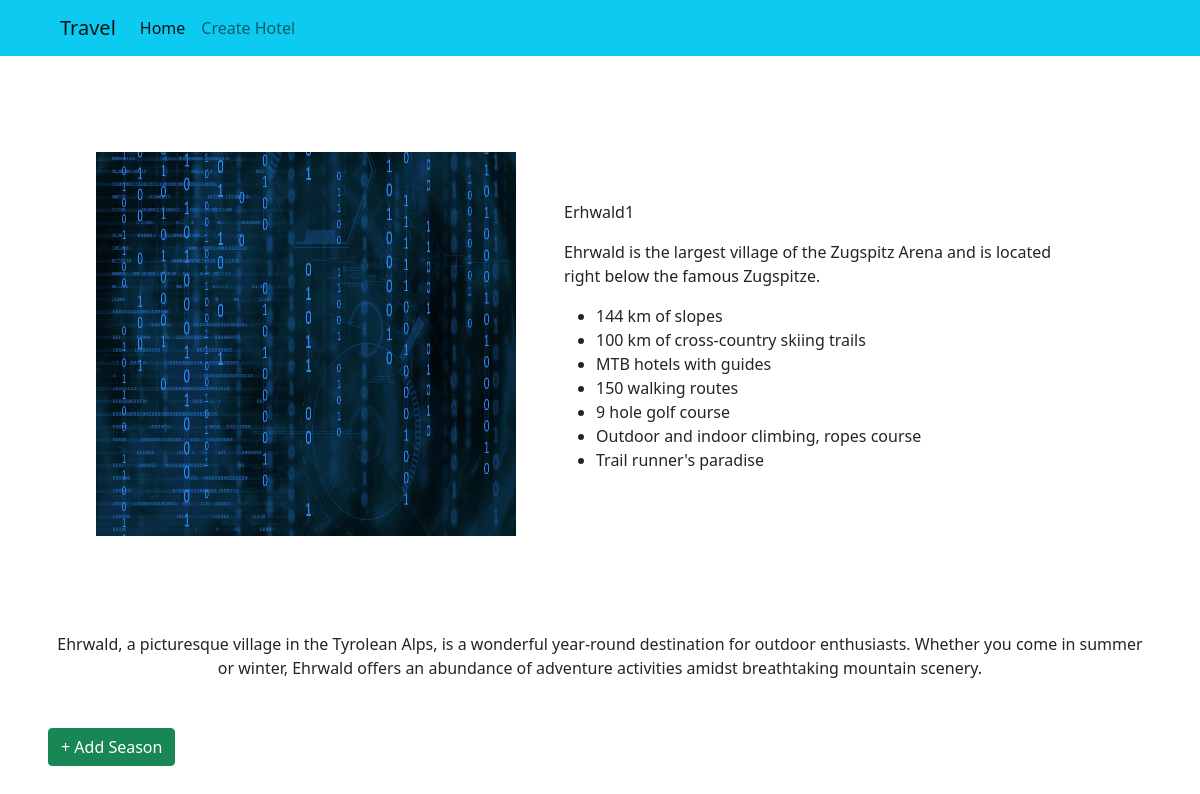
Screenshot of /details/11/ (signed in) with the database file from the repository.
### main/models.py (models this page shows, shortened)
class Location(models.Model):
    image = models.FileField(upload_to='spot')
    l_name = models.CharField(_("Hotel Name"), max_length=50)
    l_tagline = models.CharField(_("Hotel Tagline"), max_length=150)
    l_summery = models.TextField(_("Hotel Summary"), max_length=300)
    l_description = models.TextField(_("Hotel Description"), max_length=200)
    tags = TaggableManager()
    created_at = models.DateTimeField(auto_now_add=True)
    updated_at = models.DateTimeField(auto_now=True)

### main/views.py (the view)
# urls.py: path('details/<int:pk>/', views.location_details_view, name='location_details'),
@login_required
def location_details_view(request, pk):
    location = Location.objects.get(pk=pk)
    seasons = location.season_set.all()
    l_des = location.l_description
    l_des = l_des.split('\n')
    features = Feature.objects.filter(season__location=location)
    context = {'location': location, 'seasons':seasons, 'features':features, 'l_des':l_des}
    return render(request, "location_details.html", context)

### main/templates/location_details.html (shortened to what this page needs)
{% extends 'base.html' %}
{% block content %}
<div class="m-5 d-flex flex-column">
    <div class="d-flex m-5">
        <img class="col-5" src="{{ location.image.url}}"/>
        <div class="d-flex flex-column m-5">
            <p>{{location.l_name}}</p>
            <p>{{location.l_tagline}}</p>
            <ul>
                {% for des in l_des %}
                    <li>{{des}}</li>
                {% endfor %}
            </ul>
        </div>
    </div>
</div>
<div class="m-5 text-center">
    <p>{{location.l_summery}}</p>
</div>
<div class="m-5">
    <a href="{% url 'create_season' location.id%}" class="btn btn-success">+ Add Season</a>
</div>
{% endblock content %}

### rows the page displays
Location: image (picture), l_name "Erhwald1", l_tagline "Ehrwald is the largest village of the Zugspitz Arena and is located right below the famous Zugspitze.", l_summery "Ehrwald, a picturesque village in the Tyrolean Alps, is a wonderful year-round destination for outdoor enthusiasts. Whether you come in summer or winter, Ehrwald offers an abundance of adventure activities amidst breathtaking mountain scenery."

### other values shown
{{ des }} "144 km of slopes" "100 km of cross-country skiing trails" "MTB hotels with guides" "150 walking routes" "9 hole golf course" "Outdoor and indoor climbing, ropes course" "Trail runner's paradise"
